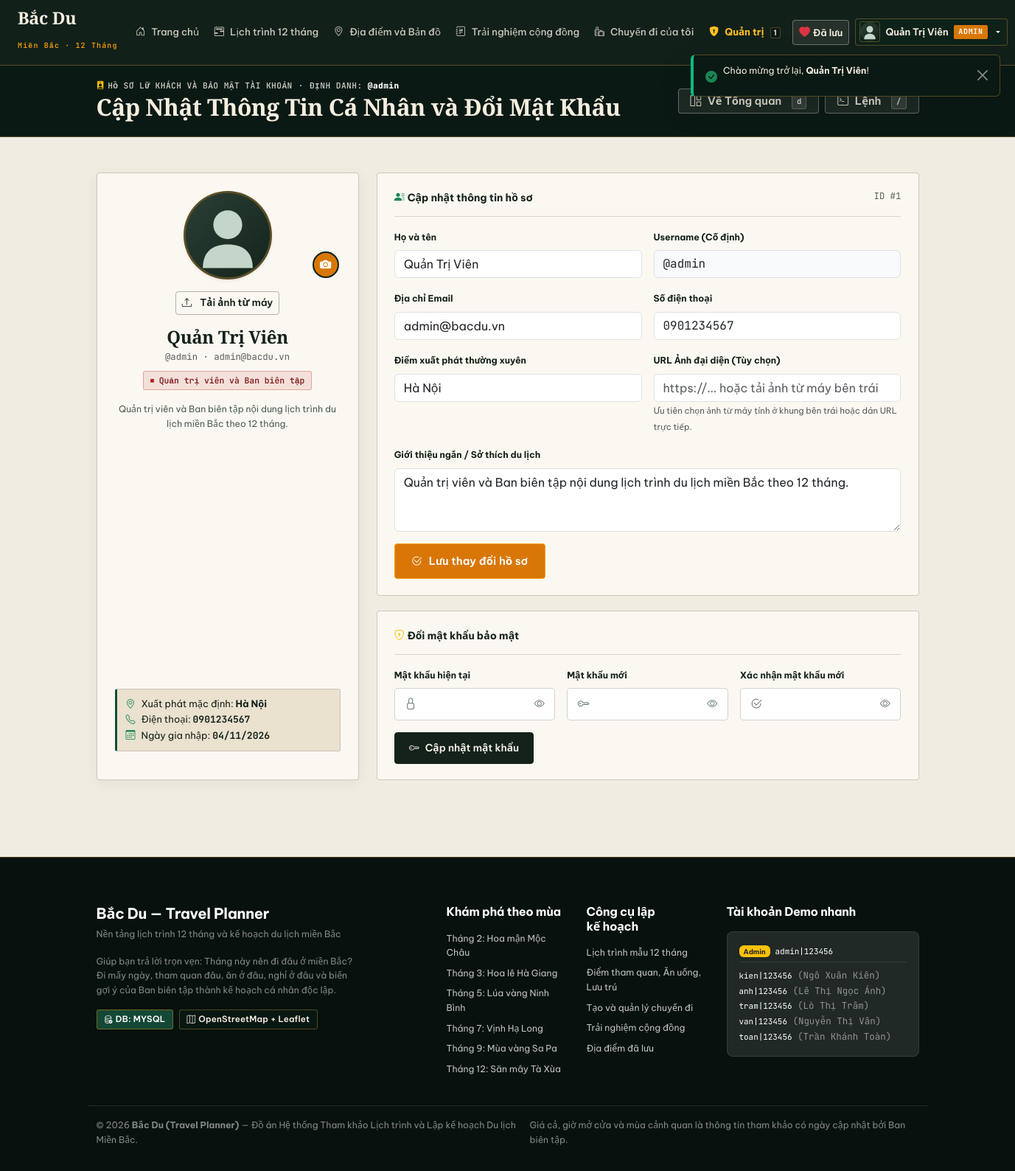
Before: /profile.php (signed in) with the older database file.
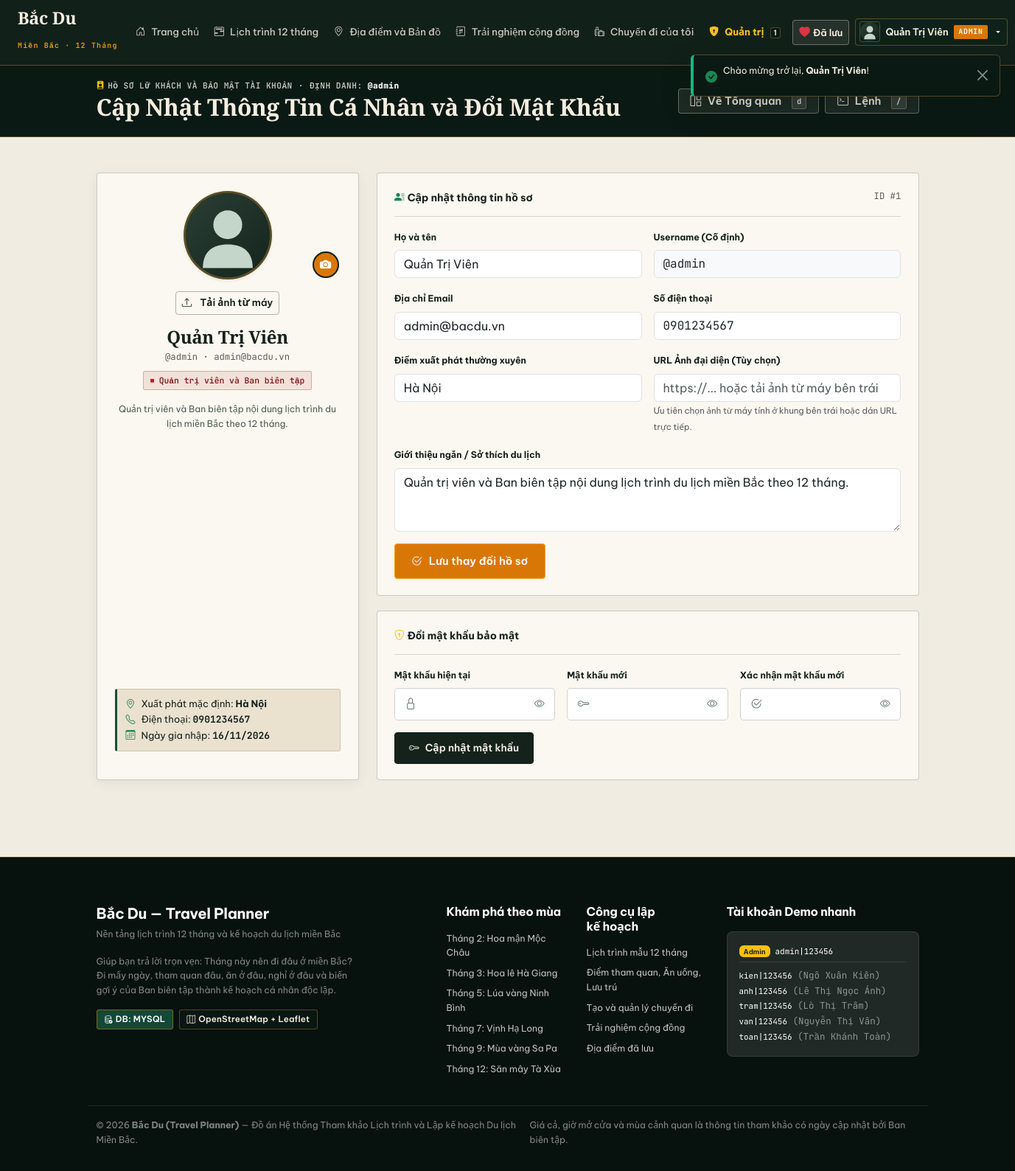
After: the same page with the newer database file.
### tables this page shows
CREATE TABLE `users` (
  `id` INT AUTO_INCREMENT PRIMARY KEY,
  `full_name` VARCHAR(120) NOT NULL,
  `username` VARCHAR(60) NOT NULL UNIQUE,
  `email` VARCHAR(150) NOT NULL UNIQUE,
  `password_hash` VARCHAR(255) NOT NULL,
  `role` ENUM('user', 'admin') NOT NULL DEFAULT 'user',
  `status` ENUM('active', 'locked') NOT NULL DEFAULT 'active',
  `avatar_url` VARCHAR(500) DEFAULT NULL,
  `bio` TEXT DEFAULT NULL,
  `phone` VARCHAR(30) DEFAULT NULL,
  `hometown` VARCHAR(120) DEFAULT 'Hà Nội',
  `created_at` DATETIME NOT NULL DEFAULT CURRENT_TIMESTAMP,
  `updated_at` DATETIME NOT NULL DEFAULT CURRENT_TIMESTAMP ON UPDATE CURRENT_TIMESTAMP
);

### includes/helpers.php (called while the page is built, shortened)
<?php
function e(?string $value): string
{
    return htmlspecialchars((string)$value, ENT_QUOTES | ENT_SUBSTITUTE, 'UTF-8');
}
function get_avatar_url(?string $avatarUrl): string
{
    $trimmed = trim((string)$avatarUrl);
    return 'assets/img/default-avatar.svg';
}
function format_date_vn(?string $dateStr): string
{
    $ts = strtotime($dateStr);
    return $ts ? date('d/m/Y', $ts) : $dateStr;
}
function current_user(): ?array
{
    static $cachedUser = false;
    if ($cachedUser !== false) {
        return $cachedUser;
    }
    $pdo = get_db();
    $stmt = $pdo->prepare('SELECT * FROM users WHERE id = ? LIMIT 1');
    $stmt->execute([(int)$_SESSION['user_id']]);
    $user = $stmt->fetch();
    $cachedUser = $user;
    return $user;
}
function require_login(?string $redirectAfter = null): array
{
    $user = current_user();
    return $user;
}

### profile.php (the view, shortened to what the changed rows need)
<?php
require_once __DIR__ . '/includes/helpers.php';
$user = require_login('profile.php');
require_once __DIR__ . '/includes/header.php';
?>
<header class="app-shift-bar mb-4">
  <div class="container">
    <div class="d-flex flex-wrap justify-content-between align-items-center gap-3">
      <div>
        <div class="app-shift-eyebrow">
          <span>ĐỊNH DANH: <strong class="text-white">@<?= e($user['username']) ?></strong></span>
        </div>
        <h1 class="app-shift-title">Cập Nhật Thông Tin Cá Nhân và Đổi Mật Khẩu</h1>
      </div>
    </div>
  </div>
</header>
<main id="mainContent" class="container py-4">
  <div class="row g-4">
    <div class="col-lg-4">
      <article class="field-slip h-100">
        <div class="field-slip-body text-center p-4">
          <div class="position-relative d-inline-block mb-3">
            <img id="avatarPreview"
                 src="<?= e(get_avatar_url($user['avatar_url'])) ?>"
                 alt="<?= e($user['full_name']) ?>"
                 class="rounded-circle object-fit-cover shadow-sm"
                 width="120" height="120"
                 style="border: 3px solid var(--cin-brass); background: #14241c;">
            <button type="button" class="btn-avatar-camera"
                    title="Chọn ảnh đại diện từ máy tính"
                    onclick="document.getElementById('avatarFileInput').click();">
            </button>
          </div>
          <div class="d-flex justify-content-center gap-2 mb-3">
            <button type="button" class="btn-cin-outline py-1 px-2 small"
                    onclick="document.getElementById('avatarFileInput').click();">
            </button>
          </div>
          <h2 class="h4 fw-bold mb-1" style="font-family: var(--font-display);"><?= e($user['full_name']) ?></h2>
          <div class="font-monospace text-muted small mb-2">@<?= e($user['username']) ?> · <?= e($user['email']) ?></div>
          <div class="mb-3">
            <span class="status-mark <?= $user['role'] === 'admin' ? 'status-err' : 'status-done' ?>">
            </span>
          </div>
          <p class="small mb-3" style="color: var(--cin-ink-muted);"><?= e($user['bio'] ?: 'Chưa có giới thiệu bản thân.') ?></p>
          <div class="field-spec-box text-start mt-auto">
            <div class="spec-line"><i class="bi bi-geo-alt me-2 text-success"></i>Xuất phát mặc định: <strong><?= e($user['hometown'] ?: 'Hà Nội') ?></strong></div>
            <div class="spec-line"><i class="bi bi-telephone me-2 text-success"></i>Điện thoại: <strong class="font-monospace"><?= e($user['phone'] ?: 'Chưa cập nhật') ?></strong></div>
            <div class="spec-line"><i class="bi bi-calendar3 me-2 text-success"></i>Ngày gia nhập: <strong class="font-monospace"><?= format_date_vn($user['created_at']) ?></strong></div>
          </div>
        </div>
      </article>
    </div>
    <div class="col-lg-8">
      <section class="cin-day-dossier">
        <div class="cin-day-header">
          <span class="fw-bold"><i class="bi bi-person-lines-fill text-success me-1"></i>Cập nhật thông tin hồ sơ</span>
          <span class="font-monospace small text-muted">ID #<?= (int)$user['id'] ?></span>
        </div>
        <div class="cin-day-body">
          <form action="profile.php" method="post" enctype="multipart/form-data" class="row g-3" id="profileForm">
            <div class="col-md-6">
              <label class="form-label small fw-bold">Họ và tên</label>
              <input type="text" name="full_name" class="form-control" value="<?= e($user['full_name']) ?>" required>
            </div>
            <div class="col-md-6">
              <label class="form-label small fw-bold">Username (Cố định)</label>
              <input type="text" class="form-control bg-light font-monospace" value="@<?= e($user['username']) ?>" disabled>
            </div>
            <div class="col-md-6">
              <label class="form-label small fw-bold">Địa chỉ Email</label>
              <input type="email" name="email" class="form-control" value="<?= e($user['email']) ?>" required>
            </div>
            <div class="col-md-6">
              <label class="form-label small fw-bold">Số điện thoại</label>
              <input type="text" name="phone" class="form-control font-monospace" value="<?= e($user['phone']) ?>" placeholder="09xxxxxxxx">
            </div>
            <div class="col-md-6">
              <label class="form-label small fw-bold">Điểm xuất phát thường xuyên</label>
              <input type="text" name="hometown" class="form-control" value="<?= e($user['hometown'] ?: 'Hà Nội') ?>">
            </div>
            <div class="col-12">
              <label class="form-label small fw-bold">Giới thiệu ngắn / Sở thích du lịch</label>
              <textarea name="bio" rows="3" class="form-control"><?= e($user['bio']) ?></textarea>
            </div>
          </form>
        </div>
      </section>
    </div>
  </div>
</main>
<?php require_once __DIR__ . '/includes/footer.php'; ?>

### includes/header.php (shortened to what the changed rows need)
<?php
require_once __DIR__ . '/helpers.php';
$currentUser = current_user();
$currentPage = basename($_SERVER['PHP_SELF'] ?? 'index.php');
?>
<!DOCTYPE html>
<html lang="vi">
<head>
  <link href="https://cdn.jsdelivr.net/npm/bootstrap@5.3.3/dist/css/bootstrap.min.css" rel="stylesheet">
  <link href="https://cdn.jsdelivr.net/npm/bootstrap-icons@1.11.3/font/bootstrap-icons.min.css" rel="stylesheet">
  <link rel="stylesheet" href="https://unpkg.com/leaflet@1.9.4/dist/leaflet.css" />
  <link rel="stylesheet" href="assets/css/style.css?v=14">
  <link rel="stylesheet" href="assets/css/cinematic-landing.css?v=14">
  <link rel="stylesheet" href="assets/css/cinematic-subpages.css?v=14">
</head>
<?php
  $appModePages = ['trips.php', 'trip_detail.php', 'admin.php', 'dashboard.php', 'profile.php', 'experience_form.php'];
  $bodyModeClass = $currentPage === 'index.php'
      ? 'cinematic-home'
      : (in_array($currentPage, $appModePages, true) ? 'cinematic-app' : 'cinematic-subpage');
?>
<body class="<?= $bodyModeClass ?>">
<nav class="navbar navbar-expand-lg navbar-dark navbar-bacdu sticky-top" data-bs-theme="dark">
  <div class="container-xxl px-3 px-xl-4">
    <div class="collapse navbar-collapse" id="mainNavbar">
      <div class="d-flex align-items-center gap-2 flex-nowrap ms-lg-2">
        <?php if ($currentUser): ?>
          <a href="favorites.php" class="btn-cin-ghost py-1 px-2 position-relative text-nowrap d-inline-flex align-items-center gap-1" title="Sổ tay tọa độ yêu thích">
            <i class="bi bi-heart-fill text-danger"></i>
            <span class="d-none d-xl-inline small">Đã lưu</span>
          </a>
          <div class="dropdown">
            <button class="cin-account-chip dropdown-toggle text-nowrap" type="button" data-bs-toggle="dropdown" aria-expanded="false">
              <img src="<?= e(get_avatar_url($currentUser['avatar_url'])) ?>"
                   alt="Avatar" class="cin-account-avatar" width="28" height="28">
              <span class="cin-account-name text-truncate"><?= e($currentUser['full_name']) ?></span>
              <?php if ($currentUser['role'] === 'admin'): ?>
                <span class="cin-account-role">ADMIN</span>
              <?php endif; ?>
            </button>
          </div>
        <?php else: ?>
          <a href="auth.php?tab=login" class="btn-cin-ghost py-1 px-3 text-nowrap">Đăng nhập</a>
          <a href="auth.php?tab=register" class="btn-cin-amber py-1 px-3 text-nowrap">Đăng ký</a>
        <?php endif; ?>
      </div>
    </div>
  </div>
</nav>

Changed rows visible on the page:
changed users "Quản Trị Viên": created_at "04/11/2026" → "16/11/2026"
